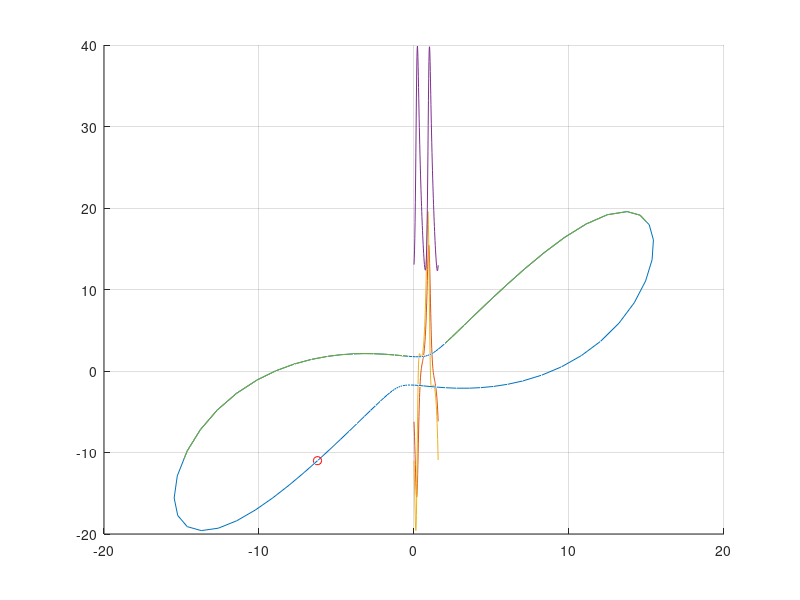

Here is the MATLAB script that generated this plot:
r=28;
lorenz = @(t,x) [10*(x(2)-x(1));r*x(1)-1*x(1)*x(3)-x(2);x(1)*x(2)-(8/3)*x(3)];    % Anonymous Function
[T,X] = ode45(lorenz, [0 1.5586], [-6.2262, -11.0027,13.0515]);
%%
hold on;
grid on;
 plot3(X(:,1),X(:,2),X(:,3))
 plot3(X(1,1),X(1,2),X(1,3),'ro')
 disp(sqrt(8/3*(r-1)))
 %%
plot(T,X)

%% fit
x=X(:,1);
y=X(:,2);
z=X(:,3);

dx=gradient(x,T);
dy=gradient(y,T);
dz=gradient(z,T);

plot3(x,y,dx)

n=length(x);

A=[x,y,z,x.^2,x.*y,y.^2,x.*z,y.*z,z.^2];
b=dx;
cx=inv(A'*A)*(A'*b);
b=dy;
cy=inv(A'*A)*(A'*b);
b=dz;
cz=inv(A'*A)*(A'*b);

%%
disp(["1","x","y","z","xx","xy","yy","xz","yz","zz"])
disp(cx')
disp(cy')
disp(cz')

c=[cx';cy';cz'];
round(c)

